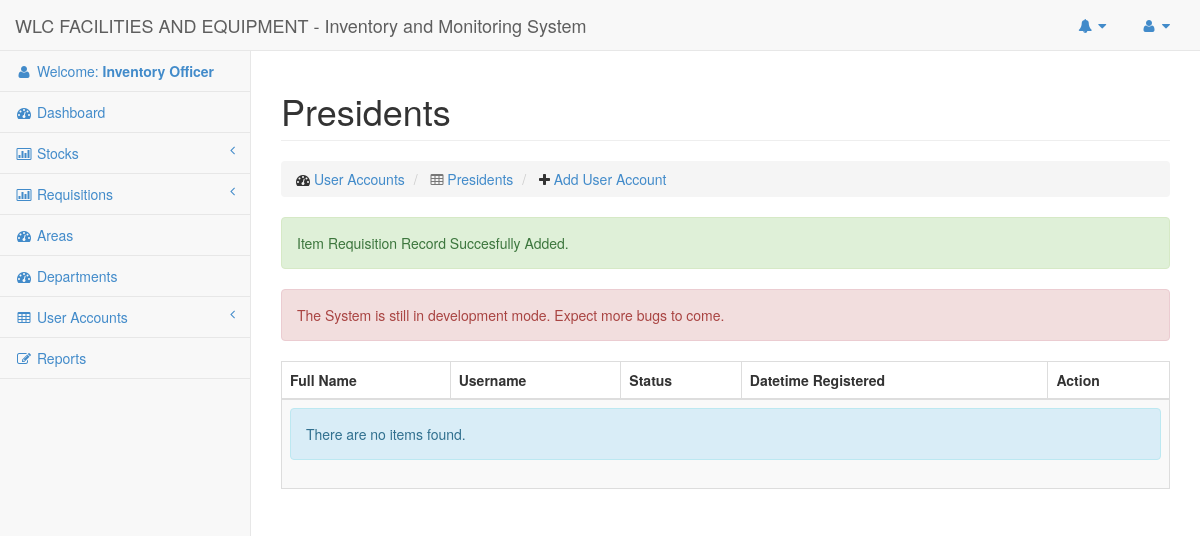
Page /Pages/Users/Presidents/listing.php (signed in) on the earlier database version.
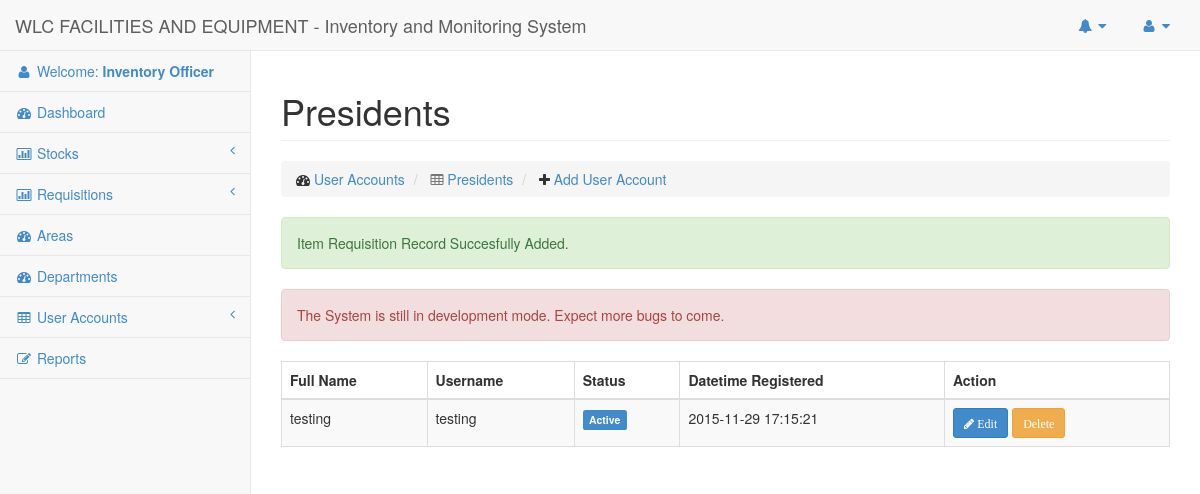
Same page on the later database version.
### tables this page shows
CREATE TABLE `users` (
  `id` int(50) NOT NULL AUTO_INCREMENT,
  `email` varchar(100) NOT NULL,
  `password` varchar(100) NOT NULL,
  `lastname` varchar(100) NOT NULL,
  `firstname` varchar(100) NOT NULL,
  `middlename` varchar(50) NOT NULL,
  `status` enum('Active','Inactive','Deleted') NOT NULL,
  `type` varchar(30) NOT NULL,
  `datetime_added` datetime NOT NULL,
  `datetime_updated` varchar(45) NOT NULL,
  `datetime_deleted` varchar(45) NOT NULL,
  `department_id` int(11) NOT NULL,
  PRIMARY KEY (`id`),
  UNIQUE KEY `user_id` (`id`),
  UNIQUE KEY `user_id_2` (`id`),
  UNIQUE KEY `user_id_3` (`id`)
);

### Config/DbConnection.php (called while the page is built, shortened)
<?php
Class DbConnection{
	private static $_instance;
	public static function connect() {
		if(!self::$_instance) {
			self::$_instance = new self();
		}
		return self::$_instance;
	}
	private function __construct() {
		$this->_connection = new mysqli(Constant::DB_HOST, Constant::DB_USER,
			Constant::DB_PASS, Constant::DB_NAME);
	}
	public function getConnection() {
		return $this->_connection;
	}
}

### Repositories/Base.php (called while the page is built, shortened)
<?php
Class Base {
	public $connection = '';
	public function __construct()
	{
		$this->connection = DbConnection::connect()->getConnection();
	}
	public function getAll($columns = null, $where = null)
	{
		$sql = '';
		if ($columns) {
			$sql = 'SELECT '.implode(',', $columns).' FROM '.$this->table;
			if ($where) {
				$whereClause = [];
				$sql .= ' WHERE ';
				foreach ($where as $column => $value) {
					$whereClause[] = "`$this->table`.`$column`='$value'";
				}
				$sql .= ' '.implode(',', $whereClause);
			}
		} else {
			$sql = 'SELECT * FROM '.$this->table;
		}
		$data = $this->connection->query($sql);
		return $data;
	}
}
?>

### Pages/Users/Presidents/listing.php (the view, shortened to what this page needs)
<?php
$userObj = new User();
?>
  <div class="row">
      <div class="col-lg-12">
          <h1 class="page-header">Presidents</h1>
          <ol class="breadcrumb">
              <li>
                  <i class="fa fa-dashboard"></i>  <a href="#">User Accounts</a>
              </li>
              <li class='active'>
                  <i class="fa fa-table"></i>  <a href="#">Presidents</a>
              </li>
              <li>
                  <i class="fa fa-plus"></i>  <a href="#">Add User Account</a>
              </li>
          </ol>
      </div>
  </div>
  <div class="row">
    <div class="col-md-12">
      <div class="table-responsive">
        <?php
            $result = $userObj->getAll([
                'email',
                'firstname',
                'middlename',
                'lastname',
                'status',
                'datetime_added'
              ], [
                'type' => Constant::USER_PRESIDENT
              ]);
        ?>
        <?php if (isset($_SESSION['record_successful_added'])) { ?>
            <div class="alert alert-success">
                Item Requisition Record Succesfully Added.
            </div>
        <?php } ?>
        <?php if (isset($_SESSION['something_wrong'])) { ?>
            <div class="alert alert-danger">
                The System is still in development mode. Expect more bugs to come.
            </div>
        <?php } ?>
        <table class="table table-striped table-hover table-bordered">
          <thead>
              <tr id='th'>
                <th> Full Name </th>
                <th> Username </th>
                <th> Status </th>
                <th> Datetime Registered </th>
                <th> Action </th>
              </tr>
          </thead>
          <tbody>
            <?php if ($result && 0 != $result->num_rows) { ?>
                <?php  while ($user = $result->fetch_assoc()) { ?>
                  <tr>
                    <td><?php echo $user['firstname']; ?></td>
                    <td><?php echo $user['email']; ?></td>
                    <td><?php echo UserUtility::formatStatus($user['status']); ?></td>
                    <td><?php echo $user['datetime_added']; ?></td>
                    <td>
                        <a href="#" class='btn btn-sm btn-primary'>
                          <i class='fa fa-pencil'> Edit</i>
                        </a>
                        <a href="#" class='btn btn-sm btn-warning'>
                          <i class='fa fa-delete'>Delete</i>
                        </a>
                    </td>
                  </tr>
                <?php } ?>
            <?php } else { ?>
                  <tr>
                      <td colspan=5>
                          <div class="alert alert-info">
                              There are no items found.
                          </div>
                      </td>
                  </tr>
            <?php } ?>
          </tbody>
        </table>
      </div>
    </div>
  </div>

### Utilities/UserUtility.php (shortened to what this page needs)
<?php
class UserUtility
{
	public static function formatStatus($status)
	{
		if ($status == Constant::USER_ACTIVE) {
			return '<label class="label label-primary">Active</label>';
		} else if ($status == Constant::USER_DELETED) {
			return '<label class="label label-danger">Deleted</label>';
		}
	}
}

Differences in the rows shown:
added users: firstname "testing", email "testing", status "Active", datetime_added "2015-11-29 17:15:21"
Other differences:
text no longer shown: "There are no items found."
